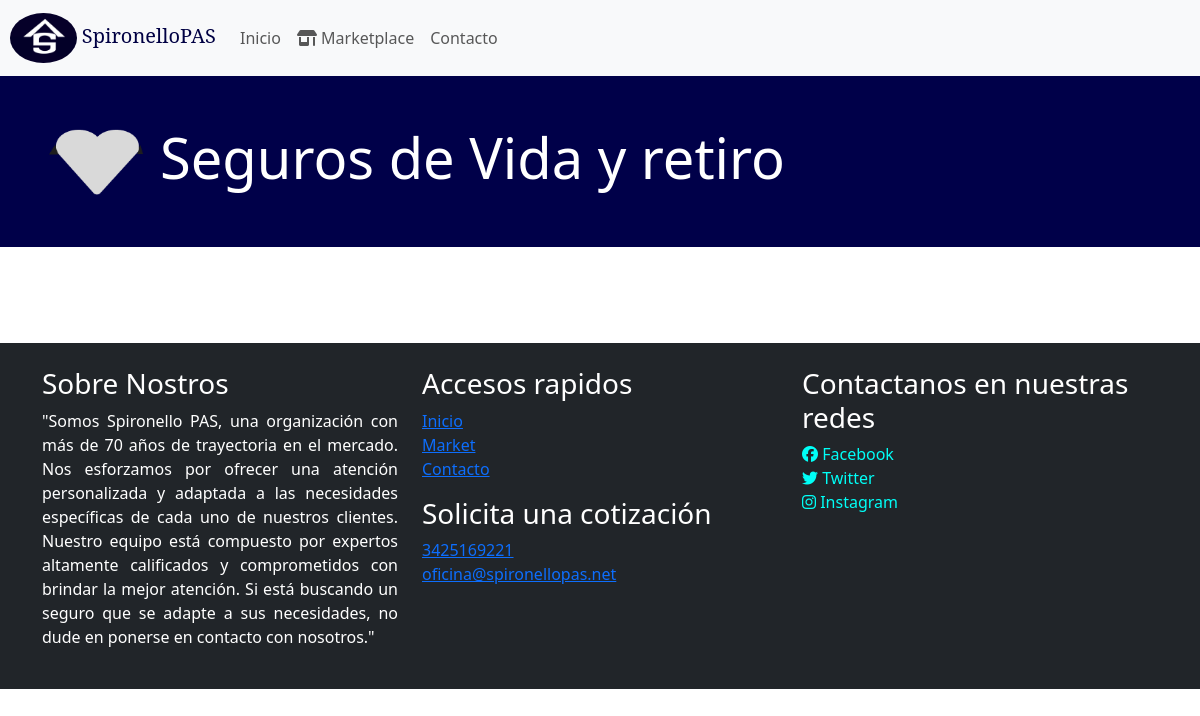
The app's page /marketplace/seguros-de-vida-y-retiro with its own data.
### spironellohome/models.py (models this page shows, shortened)
class MarketPlaceProducts(models.Model):
    title = models.CharField(max_length=100)
    image_field = models.ImageField()
    description = models.CharField(max_length=300)
    icon = models.ImageField(null=True, blank=True)
    product_explanation = RichTextField()
    slug = models.SlugField(max_length=255, blank=True, null=True)

class Footer(models.Model):
    about_text = models.CharField(max_length=10000)

### spironellohome/views.py (the view)
# urls.py: path("marketplace/<slug:slug>", views.product_detail, name= 'product_detail')
def product_detail(request, slug):
    detailed_product = MarketPlaceProducts.objects.filter(slug = slug)
    context = {
        'detailed_product':detailed_product
    }
    return render(request, 'spironellohome/producto.html', context)

### spironellohome/context_processors.py (called while the page is built)
def base_template(request):
    foot_data = Footer.objects.all()
    return {'footer': foot_data}

### spironellohome/templates/spironellohome/producto.html
{% extends "spironellohome/base.html" %}
{% load static %}
{% block content %}
{% for element_product in detailed_product %}
<header class="text-white py-5" style="background-color: rgb(0, 0, 73);">
    <div class="container d-flex align-items-center">
        {% if element_product.icon %}
        <img src="{{ element_product.icon.url }}" style="height: 70px; width: 110px; margin-right: 0.5rem;" alt="{{ element_product.title }}">
        {% endif %}
        <h1 class="display-4 mr-3">
            {{ element_product.title }}
        </h1>
    </div>
</header>
<section class="py-5">
</section>
{% endfor %}
{% endblock %}

### spironellohome/templates/spironellohome/base.html (shortened to what this page needs)
{% load static %}
<!DOCTYPE html>
<html lang="en">
<head>
  <link rel="stylesheet" href="{% static 'spironellohome/homestyles.css' %}">
  <link href="https://cdn.jsdelivr.net/npm/bootstrap@5.3.0-alpha1/dist/css/bootstrap.min.css" rel="stylesheet">
</head>
<body>
  <nav class="navbar navbar-expand-sm navbar-light bg-light">
    <a class="navbar-brand" href="{% url 'index' %}" id="spironellobrandname">
      <img src="{% static 'spironellohome/images/spironellopasdef.png' %}" alt="Logo" class="img-fluid rounded-circle" style="height: 50px; margin-left: 10px;">
      SpironelloPAS
    </a>
    <div class="collapse navbar-collapse" id="navbarNav">
      <ul class="navbar-nav">
        <li class="nav-item active">
          <a class="nav-link" href="{% url 'index' %}">Inicio</a>
        </li>
        <li class="nav-item dropdown">
          <a class="nav-link" href="{% url 'marketplace' %}"><i class="fa-solid fa-shop"></i> Marketplace</a>
        </li>
        <li class="nav-item">
          <a class="nav-link" href="#">Contacto</a>
        </li>
      </ul>
    </div>
  </nav>
  <main>{% block content %}{% endblock %}</main>
  <footer class="bg-dark text-white py-4">
    <div class="container">
      <div class="row">
        {% for foot_element in footer %}
          <div class="col-md-4">
            <h3>Sobre Nostros</h3>
            <p style="text-align: justify;">
              {{ foot_element.about_text }}
            </p>
          </div>
          <div class="col-md-4">
            <h3>
              Accesos rapidos
            </h3>
            <ul class="list-unstyled">
              <li><a href="#">Inicio</a></li>
              <li><a href="#">Market</a></li>
              <li><a href="#">Contacto</a></li>
            </ul>
            <h3>Solicita una cotización</h3>
            <a href="tel:3425169221">3425169221</a>
            <br>
            <a href="mailto:oficina@spironellopas.net">oficina@spironellopas.net</a>
          </div>
          <div class="col-md-4">
            <h3>Contactanos en nuestras redes</h3>
            <ul class="list-unstyled">
              <li><a class="link-t" href="#"><i class="fa-brands fa-facebook"></i> Facebook</a></li>
              <li><a class="link-t" href="#"><i class="fa-brands fa-twitter"></i> Twitter</a></li>
              <li><a class="link-t" href="#"><i class="fa-brands fa-instagram"></i> Instagram</a></li>
            </ul>
          </div>
        {% endfor %}
      </div>
    </div>
  </footer>

### spironellohome/static/spironellohome/homestyles.css (style rules this page uses)
#spironellobrandname { font-family: 'Noto Serif', serif; color: rgb(0, 0, 67); }
.link-t { text-decoration: none; list-style: none; color: rgb(0, 255, 247); }

### records on screen
MarketPlaceProducts: icon (picture), title "Seguros de Vida y retiro"
Footer: about_text "\"Somos Spironello PAS, una organización con más de 70 años de trayectoria en el mercado. Nos esforzamos por ofrecer una atención personalizada y adaptada a las necesidades específicas de cada uno de nuestros clientes. Nuestro equipo está compuesto por expertos altamente calificados y comprometidos con brindar la mejor atención. Si está buscando un seguro que se adapte a sus necesidades, no dude en ponerse en contacto con nosotros.\""
